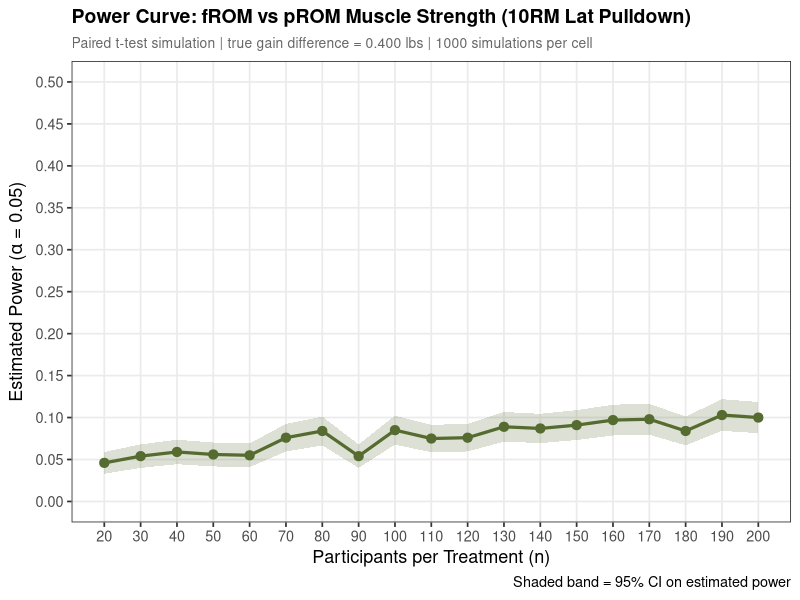
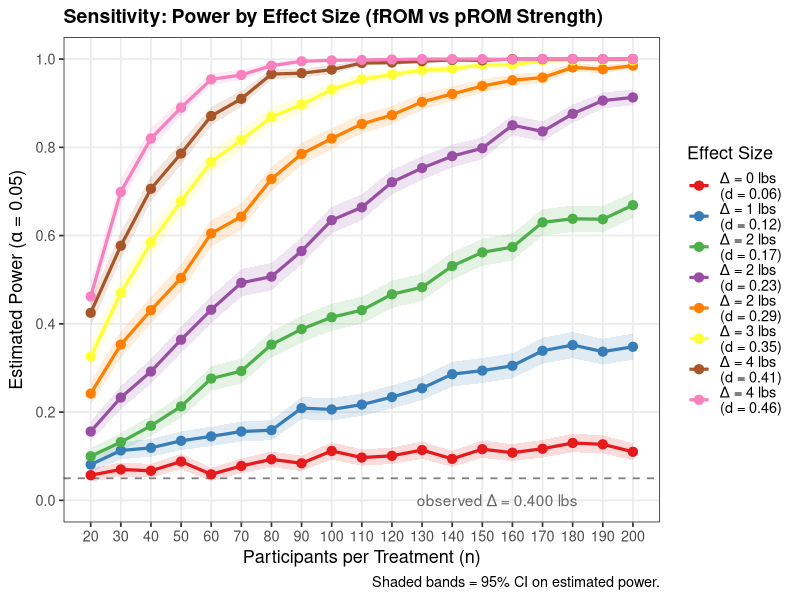

Reproduce these figures in R, in order.

library(ggplot2)
library(dplyr)

set.seed(261)

# EMPIRICAL PARAMETERS
# Design: within-person crossover (bilateral lat pulldown)
#
# Outcome: 10RM load change (Post – Pre) in lbs, per arm per condition
#   Paired t-test: t = 0.328, p = 0.744  (n = 50 participants)

mu_fROM      <- 5.300   # mean 10RM change for fROM arm (lbs)
mu_pROM      <- 4.900   # mean 10RM change for pROM arm (lbs)
true_effect  <- mu_fROM - mu_pROM

# Within-person SD of the paired difference — the key variance for paired test
sigma_within <- 8.621

n_vec  <- seq(20, 200, by = 10)
n_sim  <- 1000
alpha  <- 0.05

# =============================================================================
# SIMULATION FUNCTION
simulate_power <- function(n, n_sim, true_effect, sigma_within, alpha) {
  reject <- logical(n_sim)
  for (s in seq_len(n_sim)) {
    # Simulate n paired differences
    d         <- rnorm(n, mean = true_effect, sd = sigma_within)
    p_val     <- t.test(d, mu = 0)$p.value
    reject[s] <- p_val < alpha
  }
  mean(reject)
}

# =============================================================================
# POWER CURVE (observed effect = 0.400 lbs)

results <- data.frame(n_per_group = n_vec, power = NA_real_, se = NA_real_)

for (i in seq_len(nrow(results))) {
  n  <- results$n_per_group[i]
  pw <- simulate_power(n, n_sim, true_effect, sigma_within, alpha)
  results$power[i] <- pw
  results$se[i]    <- sqrt(pw * (1 - pw) / n_sim)
}

print(results)

p1 <- ggplot(results, aes(x = n_per_group, y = power)) +
  geom_ribbon(aes(ymin = power - 1.96 * se,
                  ymax = power + 1.96 * se),
              alpha = 0.2, fill = "darkolivegreen") +
  geom_line(color = "darkolivegreen", linewidth = 1.1) +
  geom_point(color = "darkolivegreen", size = 2.8) +
  scale_x_continuous(breaks = n_vec,
                     name = "Participants per Treatment (n)") +
  scale_y_continuous(limits = c(0, 0.5), breaks = seq(0, 0.5, 0.05),
                     name = expression("Estimated Power (" * alpha * " = 0.05)")) +
  labs(
    title    = "Power Curve: fROM vs pROM Muscle Strength (10RM Lat Pulldown)",
    subtitle = sprintf(
      "Paired t-test simulation | true gain difference = %.3f lbs | %d simulations per cell",
      true_effect, n_sim),
    caption  = "Shaded band = 95% CI on estimated power"
  ) +
  theme_bw(base_size = 13) +
  theme(
    plot.title       = element_text(face = "bold", size = 14),
    plot.subtitle    = element_text(size = 10, color = "grey40"),
    panel.grid.minor = element_blank()
  )
print(p1)

# Comments: True effect of 0.400 lbs is essentially indistinguishable from zero. 
# Power stays near nominal α = 5% regardless
# of n, producing a flat line just like the muscle-thickness analysis.

# =============================================================================
# SENSITIVITY: VARY EFFECT SIZE (clinically plausible scenarios)
# The observed effect (0.400 lbs) is trivially small relative to within-person noise.
# In strength training research, a 5–20 lbs difference in 10RM is considered
# practically meaningful for lat pulldown. We sweep 2–16 lbs to show where
# studies become adequately powered.

effect_sizes <- seq(0.5, 4.0, by = 0.5)  # lbs difference

sens <- expand.grid(n_per_group = n_vec, true_effect = effect_sizes)
sens$power    <- NA_real_
sens$se       <- NA_real_
sens$cohen_d  <- round(sens$true_effect / sigma_within, 3)

for (i in seq_len(nrow(sens))) {
  n  <- sens$n_per_group[i]
  te <- sens$true_effect[i]
  pw <- simulate_power(n, n_sim, te, sigma_within, alpha)
  sens$power[i] <- pw
  sens$se[i]    <- sqrt(pw * (1 - pw) / n_sim)
}

sens$effect_label <- factor(
  sens$true_effect,
  levels = effect_sizes,
  labels = sprintf("\u0394 = %.0f lbs\n(d = %.2f)", effect_sizes, effect_sizes / sigma_within)
)

p2 <- ggplot(sens,
             aes(x = n_per_group, y = power,
                 color = effect_label, group = effect_label)) +
  geom_ribbon(aes(ymin = power - 1.96 * se,
                  ymax = power + 1.96 * se,
                  fill  = effect_label),
              alpha = 0.15, color = NA) +
  geom_line(linewidth = 1.1) +
  geom_hline(yintercept = alpha, linetype = "dashed",
             color = "grey50", linewidth = 0.6) +
  annotate("text", x = 155, y = 0.05 - alpha,
           label = sprintf("observed \u0394 = 0.400 lbs"), color = "grey40") +
  geom_point(size = 2.8) +
  scale_color_brewer(palette = "Set1", name = "Effect Size") +
  scale_fill_brewer(palette  = "Set1", guide  = "none") +
  scale_x_continuous(breaks = n_vec,
                     name = "Participants per Treatment (n)") +
  scale_y_continuous(limits = c(0, 1), breaks = seq(0, 1, 0.20),
                     name = expression("Estimated Power (" * alpha * " = 0.05)")) +
  labs(
    title   = "Sensitivity: Power by Effect Size (fROM vs pROM Strength)",
    caption = "Shaded bands = 95% CI on estimated power."
  ) +
  theme_bw(base_size = 13) +
  theme(
    plot.title       = element_text(face = "bold", size = 14),
    plot.subtitle    = element_text(size = 10, color = "grey40"),
    legend.position  = "right",
    panel.grid.minor = element_blank()
  )
print(p2)

# =============================================================================
# SUMMARY TABLES

cat("\n=== PRIMARY POWER TABLE (observed effect = 0.400 lbs) ===\n")
print(
  results |>
    mutate(cohen_d = round(true_effect / sigma_within, 3),
           true_effect = true_effect,
           power = round(power, 3),
           se    = round(se, 3)) |>
    select(n_per_group, power, se)
)

cat("\n=== SENSITIVITY TABLE (effect size x n) ===\n")
print(
  sens |>
    select(n_per_group, true_effect, cohen_d, power, se) |>
    mutate(power = round(power, 3), se = round(se, 3)) |>
    arrange(true_effect, n_per_group)
)

# =============================================================================
# INTERPRETATION
# =============================================================================
# Wolf et al. used n = 25 per condition (50 total, bilateral design).
# The observed strength difference between fROM and pROM (0.400 lbs) yields
# Cohen's d ≈ 0.046 — far below any curve in the sensitivity plot.
# Even at n = 200, power for the observed effect remains near 5% (chance level).
#
# From the sensitivity analysis:
#   • A 6 lbs difference (d ≈ 0.70) requires n ≈ 30–40 to reach 80% power.
#   • A 4 lbs difference (d ≈ 0.46) requires n ≈ 70–80.
#   • A 2 lbs difference (d ≈ 0.23) requires n > 200.
#
# This mirrors the muscle-thickness finding: the study is severely underpowered
# to detect the small (if any) strength difference actually present.
# A Bayesian approach is better suited here — the posterior can characterise
# the near-zero effect with credible intervals, rather than simply failing to
# reject H₀ with very low power.
